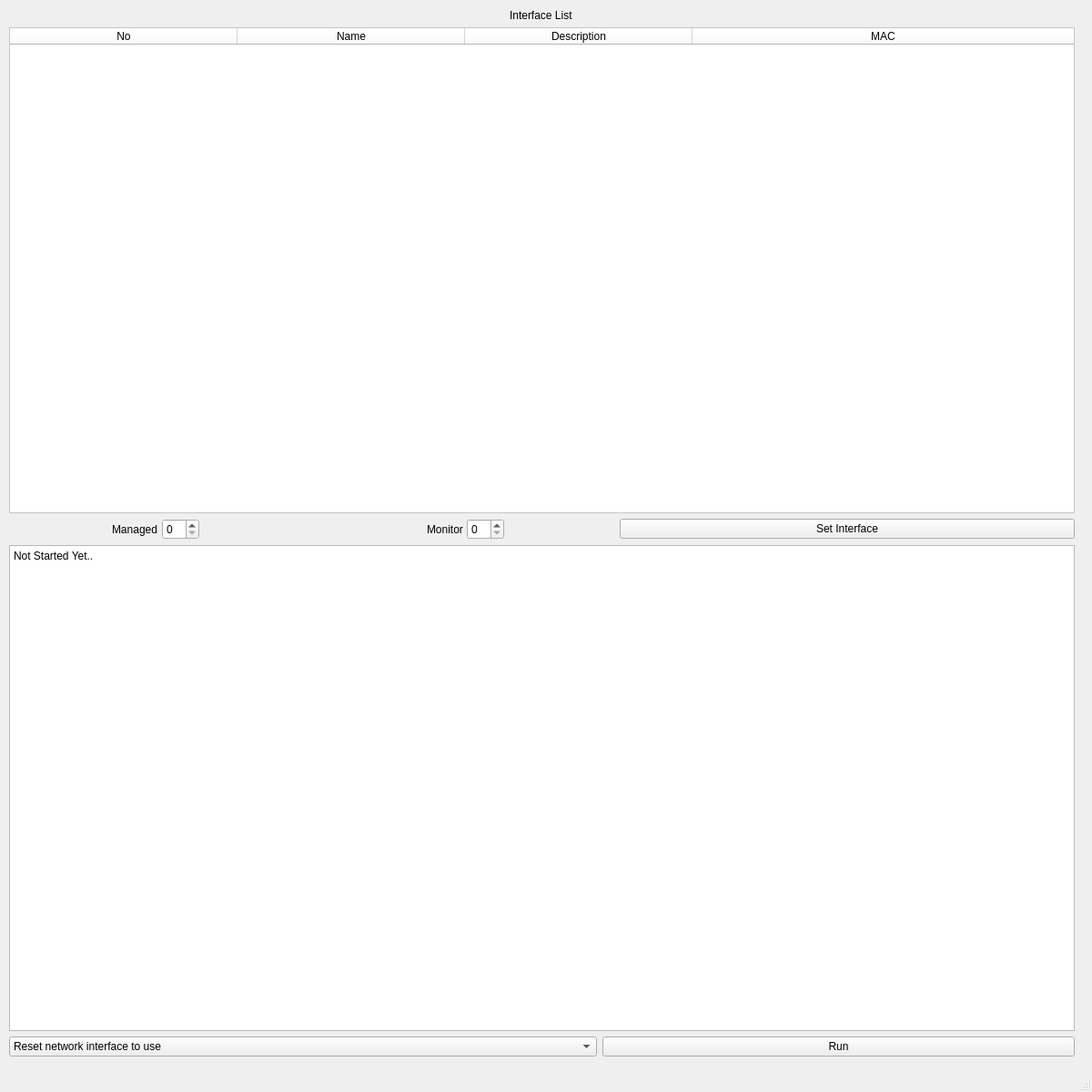
<?xml version="1.0" encoding="UTF-8"?>
<ui version="4.0">
 <class>MainWindow</class>
 <widget class="QMainWindow" name="MainWindow">
  <property name="enabled">
   <bool>true</bool>
  </property>
  <property name="geometry">
   <rect>
    <x>0</x>
    <y>0</y>
    <width>1200</width>
    <height>1200</height>
   </rect>
  </property>
  <property name="minimumSize">
   <size>
    <width>1200</width>
    <height>1200</height>
   </size>
  </property>
  <property name="maximumSize">
   <size>
    <width>1200</width>
    <height>1200</height>
   </size>
  </property>
  <property name="windowTitle">
   <string>MainWindow</string>
  </property>
  <widget class="QWidget" name="centralwidget">
   <property name="enabled">
    <bool>true</bool>
   </property>
   <widget class="QWidget" name="gridLayoutWidget">
    <property name="geometry">
     <rect>
      <x>10</x>
      <y>10</y>
      <width>1171</width>
      <height>1151</height>
     </rect>
    </property>
    <layout class="QGridLayout" name="gridLayout">
     <item row="16" column="0">
      <widget class="QTextBrowser" name="commands">
       <property name="styleSheet">
        <string notr="true">font: 75 10pt &quot;맑은 고딕&quot;;</string>
       </property>
       <property name="html">
        <string>&lt;!DOCTYPE HTML PUBLIC &quot;-//W3C//DTD HTML 4.0//EN&quot; &quot;http://www.w3.org/TR/REC-html40/strict.dtd&quot;&gt;
&lt;html&gt;&lt;head&gt;&lt;meta name=&quot;qrichtext&quot; content=&quot;1&quot; /&gt;&lt;style type=&quot;text/css&quot;&gt;
p, li { white-space: pre-wrap; }
&lt;/style&gt;&lt;/head&gt;&lt;body style=&quot; font-family:'맑은 고딕'; font-size:10pt; font-weight:72; font-style:normal;&quot;&gt;
&lt;p style=&quot; margin-top:0px; margin-bottom:0px; margin-left:0px; margin-right:0px; -qt-block-indent:0; text-indent:0px;&quot;&gt;&lt;span style=&quot; font-family:'Gulim'; font-size:9pt; font-weight:400;&quot;&gt;Not Started Yet..&lt;/span&gt;&lt;/p&gt;&lt;/body&gt;&lt;/html&gt;</string>
       </property>
      </widget>
     </item>
     <item row="8" column="0" alignment="Qt::AlignHCenter|Qt::AlignVCenter">
      <widget class="QLabel" name="label_3">
       <property name="styleSheet">
        <string notr="true">font: 75 20pt &quot;맑은 고딕&quot;;</string>
       </property>
       <property name="text">
        <string>Interface List</string>
       </property>
      </widget>
     </item>
     <item row="11" column="0">
      <layout class="QHBoxLayout" name="horizontalLayout_2">
       <property name="spacing">
        <number>4</number>
       </property>
       <item alignment="Qt::AlignRight">
        <widget class="QLabel" name="label">
         <property name="styleSheet">
          <string notr="true">font: 75 14pt &quot;맑은 고딕&quot;;</string>
         </property>
         <property name="text">
          <string>Managed</string>
         </property>
        </widget>
       </item>
       <item alignment="Qt::AlignLeft">
        <widget class="QSpinBox" name="managed_Num"/>
       </item>
       <item alignment="Qt::AlignRight">
        <widget class="QLabel" name="label_2">
         <property name="styleSheet">
          <string notr="true">font: 75 14pt &quot;맑은 고딕&quot;;</string>
         </property>
         <property name="text">
          <string>Monitor</string>
         </property>
        </widget>
       </item>
       <item alignment="Qt::AlignLeft">
        <widget class="QSpinBox" name="monitor_Num"/>
       </item>
       <item>
        <widget class="QPushButton" name="setInterfaceButton">
         <property name="minimumSize">
          <size>
           <width>500</width>
           <height>3</height>
          </size>
         </property>
         <property name="styleSheet">
          <string notr="true">font: 75 20pt &quot;맑은 고딕&quot;;</string>
         </property>
         <property name="text">
          <string>Set Interface</string>
         </property>
        </widget>
       </item>
      </layout>
     </item>
     <item row="9" column="0">
      <widget class="QTableWidget" name="NetworkList">
       <property name="styleSheet">
        <string notr="true">background-color: rgb(255, 255, 255);</string>
       </property>
       <property name="sizeAdjustPolicy">
        <enum>QAbstractScrollArea::AdjustToContents</enum>
       </property>
       <property name="editTriggers">
        <set>QAbstractItemView::NoEditTriggers</set>
       </property>
       <property name="selectionMode">
        <enum>QAbstractItemView::SingleSelection</enum>
       </property>
       <property name="selectionBehavior">
        <enum>QAbstractItemView::SelectRows</enum>
       </property>
       <attribute name="horizontalHeaderVisible">
        <bool>true</bool>
       </attribute>
       <attribute name="horizontalHeaderCascadingSectionResizes">
        <bool>false</bool>
       </attribute>
       <attribute name="horizontalHeaderDefaultSectionSize">
        <number>250</number>
       </attribute>
       <attribute name="horizontalHeaderMinimumSectionSize">
        <number>40</number>
       </attribute>
       <attribute name="horizontalHeaderStretchLastSection">
        <bool>true</bool>
       </attribute>
       <attribute name="verticalHeaderVisible">
        <bool>false</bool>
       </attribute>
       <column>
        <property name="text">
         <string>No</string>
        </property>
       </column>
       <column>
        <property name="text">
         <string>Name</string>
        </property>
       </column>
       <column>
        <property name="text">
         <string>Description</string>
        </property>
       </column>
       <column>
        <property name="text">
         <string>MAC</string>
        </property>
       </column>
      </widget>
     </item>
     <item row="17" column="0">
      <layout class="QHBoxLayout" name="horizontalLayout_4">
       <item>
        <widget class="QComboBox" name="command">
         <property name="sizePolicy">
          <sizepolicy hsizetype="Preferred" vsizetype="Maximum">
           <horstretch>0</horstretch>
           <verstretch>0</verstretch>
          </sizepolicy>
         </property>
         <property name="styleSheet">
          <string notr="true">font: 75 10pt &quot;맑은 고딕&quot;;</string>
         </property>
         <item>
          <property name="text">
           <string>Reset network interface to use</string>
          </property>
         </item>
         <item>
          <property name="text">
           <string>List nearby WiFi networks</string>
          </property>
         </item>
         <item>
          <property name="text">
           <string>Collect IP and MAC addresses of all hosts(AP and client)</string>
          </property>
         </item>
         <item>
          <property name="text">
           <string>(not perfect)Send deauth frames(force disconnect the target client from the network)</string>
          </property>
         </item>
         <item>
          <property name="text">
           <string>(not yet supported)Create a Rogue AP</string>
          </property>
         </item>
         <item>
          <property name="text">
           <string>(not yet supported)Test KRACK - 4-way handshake reinstall PTK-TK(used to encrypt data frames)</string>
          </property>
         </item>
         <item>
          <property name="text">
           <string>(not yet supported)Test KRACK - 4-way handshake reinstall GTK(used to encrypt broadcast and multicast frames)</string>
          </property>
         </item>
         <item>
          <property name="text">
           <string>(not yet supported)Test KRACK - 4-way handshake reinstall IGTK(used to encrypt broadcast and multicast frames)</string>
          </property>
         </item>
        </widget>
       </item>
       <item>
        <widget class="QPushButton" name="runButton">
         <property name="minimumSize">
          <size>
           <width>150</width>
           <height>0</height>
          </size>
         </property>
         <property name="styleSheet">
          <string notr="true">font: 75 20pt &quot;맑은 고딕&quot;;</string>
         </property>
         <property name="text">
          <string>Run</string>
         </property>
        </widget>
       </item>
      </layout>
     </item>
    </layout>
   </widget>
  </widget>
  <widget class="QMenuBar" name="menubar">
   <property name="geometry">
    <rect>
     <x>0</x>
     <y>0</y>
     <width>1200</width>
     <height>20</height>
    </rect>
   </property>
  </widget>
  <widget class="QStatusBar" name="statusbar"/>
 </widget>
 <resources/>
 <connections/>
</ui>
